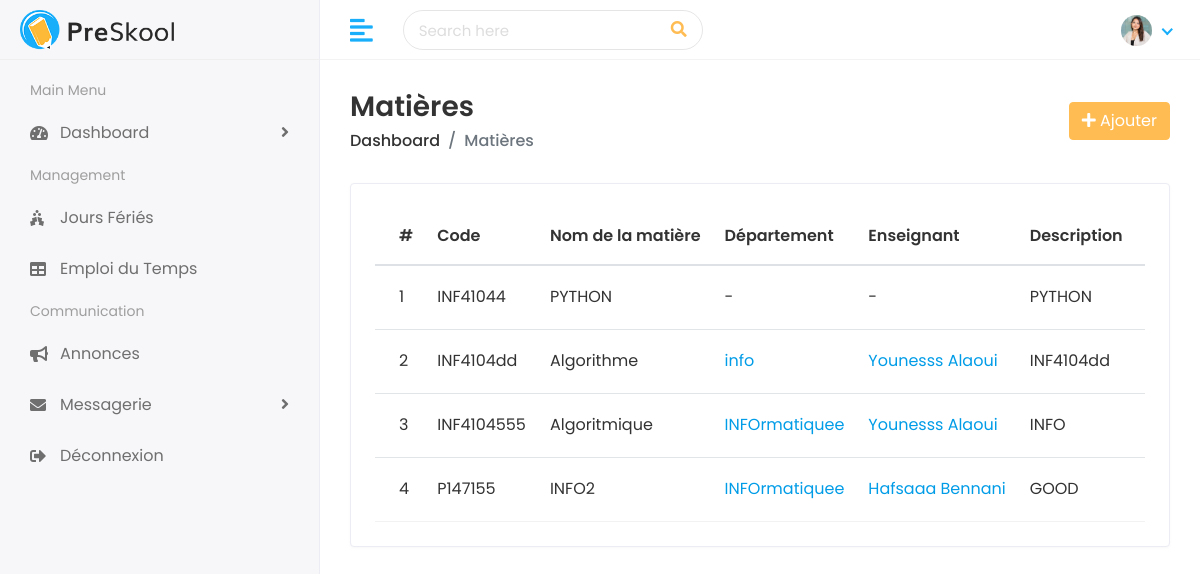
/subjects/, run on the app's committed database.
### faculty/models.py (models this page shows, shortened)
class Subject(models.Model):
    name = models.CharField(max_length=100, verbose_name="Nom de la matière")
    code = models.CharField(max_length=20, unique=True, verbose_name="Code")
    description = models.TextField(blank=True, null=True, verbose_name="Description")
    department = models.ForeignKey(
        Department,
        on_delete=models.SET_NULL,
        null=True,
        blank=True,
        related_name='subjects',
        verbose_name="Département"
    )
    teacher = models.ForeignKey(
        Teacher,
        on_delete=models.SET_NULL,
        null=True,
        blank=True,
        related_name='subjects',
        verbose_name="Enseignant"
    )

class Department(models.Model):
    name = models.CharField(max_length=100, unique=True, verbose_name="Nom du département")
    description = models.TextField(blank=True, null=True, verbose_name="Description")
    head_teacher = models.ForeignKey(
        Teacher,
        on_delete=models.SET_NULL,
        null=True,
        blank=True,
        related_name='headed_departments',
        verbose_name="Responsable (Enseignant)"
    )
    teachers = models.ManyToManyField(
        Teacher,
        blank=True,
        related_name='departments',
        verbose_name="Enseignants"
    )

class Teacher(models.Model):
    teacher_id = models.CharField(max_length=20, unique=True, verbose_name="ID Enseignant")
    first_name = models.CharField(max_length=100, verbose_name="Prénom")
    last_name = models.CharField(max_length=100, verbose_name="Nom")
    gender = models.CharField(max_length=10, choices=[('Male', 'Masculin'), ('Female', 'Féminin')], verbose_name="Genre")
    date_of_birth = models.DateField(verbose_name="Date de naissance")
    joining_date = models.DateField(verbose_name="Date d'embauche")
    mobile_number = models.CharField(max_length=15, verbose_name="Numéro de téléphone")
    address = models.TextField(blank=True, null=True, verbose_name="Adresse")
    experience = models.CharField(max_length=50, blank=True, null=True, verbose_name="Expérience")
    image = models.ImageField(upload_to='teachers/', blank=True, null=True, verbose_name="Photo de profil")
    def __str__(self):
        return f"{self.first_name} {self.last_name}"

### faculty/views.py (the view)
# urls.py: path('subjects/', views.subject_list, name='subject_list'),
def subject_list(request):
    subjects = Subject.objects.select_related('department', 'teacher').all()
    return render(request, 'subjects/subjects.html', {'subjects': subjects})

### templates/subjects/subjects.html (shortened to what this page needs)
{% extends 'Home/base.html' %}
{% load static %}
{% block body %}
<div class="page-wrapper">
  <div class="content container-fluid">
    <div class="page-header">
      <div class="row align-items-center">
        <div class="col">
          <h3 class="page-title">Matières</h3>
          <ul class="breadcrumb">
            <li class="breadcrumb-item"><a href="/dashboard/">Dashboard</a></li>
            <li class="breadcrumb-item active">Matières</li>
          </ul>
        </div>
        <div class="col-auto text-right float-right ml-auto">
          <a href="{% url 'add_subject' %}" class="btn btn-primary">
            <i class="fas fa-plus"></i> Ajouter
          </a>
        </div>
      </div>
    </div>
    <div class="row">
      <div class="col-sm-12">
        <div class="card card-table">
          <div class="card-body">
            <div class="table-responsive">
              <table class="table table-hover table-center mb-0 datatable">
                <thead>
                  <tr>
                    <th>#</th>
                    <th>Code</th>
                    <th>Nom de la matière</th>
                    <th>Département</th>
                    <th>Enseignant</th>
                    <th>Description</th>
                    <th class="text-right">Actions</th>
                  </tr>
                </thead>
                <tbody>
                  {% for subject in subjects %}
                  <tr>
                    <td>{{ forloop.counter }}</td>
                    <td>{{ subject.code }}</td>
                    <td>{{ subject.name }}</td>
                    <td>
                      {% if subject.department %}
                        <a href="{% url 'department_list' %}">{{ subject.department.name }}</a>
                      {% else %}
                        -
                      {% endif %}
                    </td>
                    <td>
                      {% if subject.teacher %}
                        <a href="{% url 'view_teacher' subject.teacher.teacher_id %}">{{ subject.teacher }}</a>
                      {% else %}
                        -
                      {% endif %}
                    </td>
                    <td>{{ subject.description|default:"-" }}</td>
                    <td class="text-right">
                    </td>
                  </tr>
                  {% empty %}
                  <tr><td colspan="7" class="text-center">Aucune matière trouvée.</td></tr>
                  {% endfor %}
                </tbody>
              </table>
            </div>
          </div>
        </div>
      </div>
    </div>
  </div>
</div>
{% endblock %}

### static/assets/css/style.css (style rules this page uses)
html { height: 100%; }
body { background-color: #fff; color: #333; font-family: 'Poppins', sans-serif; font-size: 1rem; height: 100%; line-height: 1.5; overflow-x: hidden; }
h1, h2, h3, h4, h5, h6 { font-family: 'Poppins', sans-serif; margin-top: 0; }
a { color: #009ce7; }
input, button, a { transition: all 0.4s ease; -moz-transition: all 0.4s ease; -o-transition: all 0.4s ease; -ms-transition: all 0.4s ease; -webkit-transition: all 0.4s ease; }
ul, ol { padding: 0px; list-style: none; }
.table { color: #333; max-width: 100%; margin-bottom: 0; width: 100%; }
.table thead tr th { font-weight: 600; }
.table tbody tr { border-bottom: 1px solid rgba(0, 0, 0, 0.05); }
.table.table-center td, .table.table-center th { vertical-align: middle; }
.card-table .card-body .table > thead > tr > th { border-top: 0; }
.card-table .card-body .table tr td:first-child, .card-table .card-body .table tr th:first-child { padding-left: 1.5rem; }
.card-table .card-body .table tr td:last-child, .card-table .card-body .table tr th:last-child { padding-right: 1.5rem; }
.card-table .table td, .card-table .table th { border-top: 1px solid #e2e5e8; padding: 1rem 0.75rem; white-space: nowrap; }
.btn-primary { background-color: #FFBC53; border: 1px solid #FFBC53; }
.card { border: 1px solid #ececf5; box-shadow: 0 1px 3px 0 rgba(0, 0, 0, 0.03); margin-bottom: 1.875rem; }
.card-body { padding: 1.5rem; }
.page-wrapper { margin-left: 320px; padding-top: 60px; position: relative; transition: all 0.4s ease; }
.page-wrapper > .content { padding: 1.875rem 1.875rem 0; }
.page-header { margin-bottom: 1.875rem; }
.page-header .breadcrumb { background-color: transparent; color: #6c757d; font-size: 1rem; font-weight: 500; margin-bottom: 0; padding: 0; }
.page-header .breadcrumb a { color: #333; }
.page-title { font-size: 28px; font-weight: 600; color: #333; margin-bottom: 5px; }

### data on the page
Subject: code "INF41044", name "PYTHON", description "PYTHON"
Subject: code "INF4104dd", name "Algorithme", department.name "info", teacher "Younesss Alaoui", description "INF4104dd"
Subject: code "INF4104555", name "Algoritmique", department.name "INFOrmatiquee", teacher "Younesss Alaoui", description "INFO"
Subject: code "P147155", name "INFO2", department.name "INFOrmatiquee", teacher "Hafsaaa Bennani", description "GOOD"
